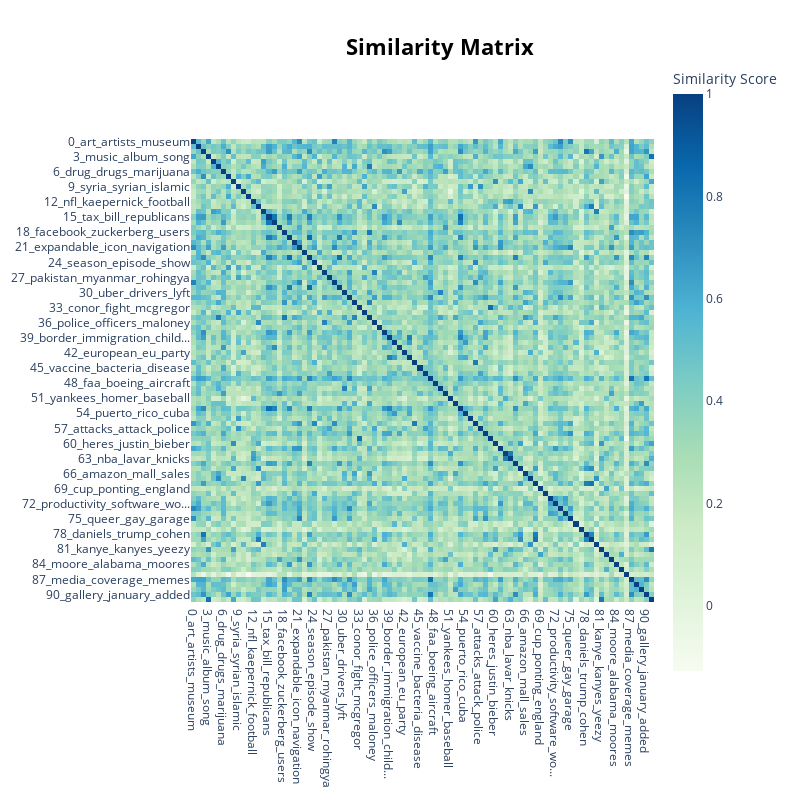

Source (notebook cell):
### Code cell
topic_model.visualize_heatmap()

### Figure 1 — Plotly figure (JSON) as saved in the notebook; plotly's stock layout.template omitted (floating-point values rounded to 4 significant figures; data arrays with more than 128 entries replaced by an {"elided": "..."} marker saying what was removed)
{"data": [{"coloraxis": "coloraxis", "hovertemplate": "x: %{x}<br>y: %{y}<br>Similarity Score: %{z}<extra></extra>", "name": "0", "type": "heatmap", "x": ["0_art_artists_museum", "1_climate_water_energy", "2_trump_mueller_investigation", "3_music_album_song", "4_china_chinese_trade", "5_billion_company_said", "6_drug_drugs_marijuana", "7_russian_russia_putin", "8_shes_got_night", "9_syria_syrian_islamic", "10_brexit_eu_deal", "11_north_korea_kim", "12_nfl_kaepernick_football", "13_cops_tmz_arrest", "14_fed_rate_dollar", "15_tax_bill_republicans", "16_health_care_obamacare", "17_sauce_rice_food", "18_facebook_zuckerberg_users", "19_democrats_republican_dem...", "20_games_game_gif", "21_expandable_icon_navigation", "22_oil_crude_barrels", "23_biden_trump_clinton", "24_season_episode_show", "25_iran_iranian_nuclear", "26_gun_guns_shooting", "27_pakistan_myanmar_rohingya", "28_book_jeanne_feminism", "29_sanders_clinton_democratic", "30_uber_drivers_lyft", "31_black_white_students", "32_netflix_streaming_amazon", "33_conor_fight_mcgregor", "34_saudi_arabia_prince", "35_snap_snapchat_company", "36_police_officers_maloney", "37_moon_today_sign", "38_court_supreme_justice", "39_border_immigration_child...", "40_maduro_venezuela_venezue...", "41_abortion_parenthood_birth", "42_european_eu_party", "43_mexico_mexican_migrants", "44_film_films_movie", "45_vaccine_bacteria_disease", "46_migrants_greece_africa", "47_sentences_vox_inbox", "48_faa_boeing_aircraft", "49_tesla_car_cars", "50_food_fiber_foods", "51_yankees_homer_baseball", "52_galaxy_iphone_apple", "53_daca_immigration_shutdown", "54_puerto_rico_cuba", "55_israel_israeli_palestinian", "56_film_movie_films", "57_attacks_attack_police", "58_transgender_military_ser...", "59_ufc_fight_mma", "60_heres_justin_bieber", "61_think_lab_information", "62_anthony_nba_team", "63_nba_lavar_knicks", "64_obama_racial_voters", "65_kelly_kellys_child", "66_amazon_mall_sales", "67_banks_uk_bank", "68_weinstein_sex_swift", "69_cup_ponting_england", "70_podcast_viceland_vice", "71_teachers_school_schools", "72_productivity_software_wo...", "73_apache_cosme_city", "74_leave_autism_paid", "75_queer_gay_garage", "76_bolsonaro_brazils_guedes", "77_died_death_doris", "78_daniels_trump_cohen", "79_spacey_rapp_spaceys", "80_ecb_inflation_economy", "81_kanye_kanyes_yeezy", "82_tennis_wimbledon_match", "83_whisky_beer_quebec", "84_moore_alabama_moores", "85_olympic_athletes_olympics", "86_nectar_advertise_hyperal...", "87_media_coverage_memes", "88_fcc_neutrality_pai", "89_motherboard_password_data", "90_gallery_january_added", "91_drake_wayne_song"], "xaxis": "x", "y": ["0_art_artists_museum", "1_climate_water_energy", "2_trump_mueller_investigation", "3_music_album_song", "4_china_chinese_trade", "5_billion_company_said", "6_drug_drugs_marijuana", "7_russian_russia_putin", "8_shes_got_night", "9_syria_syrian_islamic", "10_brexit_eu_deal", "11_north_korea_kim", "12_nfl_kaepernick_football", "13_cops_tmz_arrest", "14_fed_rate_dollar", "15_tax_bill_republicans", "16_health_care_obamacare", "17_sauce_rice_food", "18_facebook_zuckerberg_users", "19_democrats_republican_dem...", "20_games_game_gif", "21_expandable_icon_navigation", "22_oil_crude_barrels", "23_biden_trump_clinton", "24_season_episode_show", "25_iran_iranian_nuclear", "26_gun_guns_shooting", "27_pakistan_myanmar_rohingya", "28_book_jeanne_feminism", "29_sanders_clinton_democratic", "30_uber_drivers_lyft", "31_black_white_students", "32_netflix_streaming_amazon", "33_conor_fight_mcgregor", "34_saudi_arabia_prince", "35_snap_snapchat_company", "36_police_officers_maloney", "37_moon_today_sign", "38_court_supreme_justice", "39_border_immigration_child...", "40_maduro_venezuela_venezue...", "41_abortion_parenthood_birth", "42_european_eu_party", "43_mexico_mexican_migrants", "44_film_films_movie", "45_vaccine_bacteria_disease", "46_migrants_greece_africa", "47_sentences_vox_inbox", "48_faa_boeing_aircraft", "49_tesla_car_cars", "50_food_fiber_foods", "51_yankees_homer_baseball", "52_galaxy_iphone_apple", "53_daca_immigration_shutdown", "54_puerto_rico_cuba", "55_israel_israeli_palestinian", "56_film_movie_films", "57_attacks_attack_police", "58_transgender_military_ser...", "59_ufc_fight_mma", "60_heres_justin_bieber", "61_think_lab_information", "62_anthony_nba_team", "63_nba_lavar_knicks", "64_obama_racial_voters", "65_kelly_kellys_child", "66_amazon_mall_sales", "67_banks_uk_bank", "68_weinstein_sex_swift", "69_cup_ponting_england", "70_podcast_viceland_vice", "71_teachers_school_schools", "72_productivity_software_wo...", "73_apache_cosme_city", "74_leave_autism_paid", "75_queer_gay_garage", "76_bolsonaro_brazils_guedes", "77_died_death_doris", "78_daniels_trump_cohen", "79_spacey_rapp_spaceys", "80_ecb_inflation_economy", "81_kanye_kanyes_yeezy", "82_tennis_wimbledon_match", "83_whisky_beer_quebec", "84_moore_alabama_moores", "85_olympic_athletes_olympics", "86_nectar_advertise_hyperal...", "87_media_coverage_memes", "88_fcc_neutrality_pai", "89_motherboard_password_data", "90_gallery_january_added", "91_drake_wayne_song"], "yaxis": "y", "z": {"elided": "92x92 float values"}}], "layout": {"coloraxis": {"colorbar": {"title": {"text": "Similarity Score"}}, "colorscale": [[0, "rgb(247,252,240)"], [0.125, "rgb(224,243,219)"], [0.25, "rgb(204,235,197)"], [0.375, "rgb(168,221,181)"], [0.5, "rgb(123,204,196)"], [0.625, "rgb(78,179,211)"], [0.75, "rgb(43,140,190)"], [0.875, "rgb(8,104,172)"], [1, "rgb(8,64,129)"]]}, "height": 800, "hoverlabel": {"bgcolor": "white", "font": {"family": "Rockwell", "size": 16}}, "legend": {"title": {"text": "Trend"}}, "margin": {"t": 60}, "showlegend": true, "title": {"font": {"color": "Black", "size": 22}, "text": "<b>Similarity Matrix</b>", "x": 0.55, "xanchor": "center", "y": 0.95, "yanchor": "top"}, "width": 800, "xaxis": {"anchor": "y", "constrain": "domain", "domain": [0, 1], "scaleanchor": "y"}, "yaxis": {"anchor": "x", "autorange": "reversed", "constrain": "domain", "domain": [0, 1]}}}
